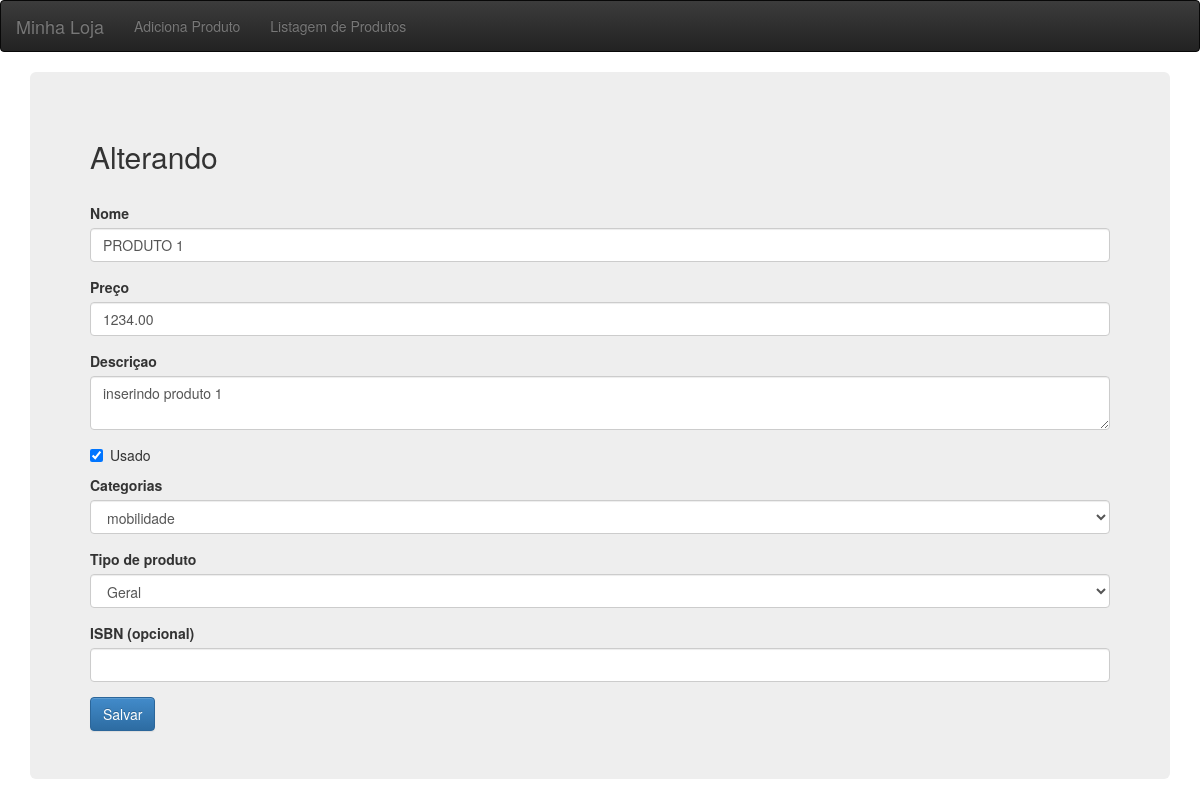
The app's page /produto-formulario.php?id=1 (signed in) with its own data.
### tables this page shows
CREATE TABLE IF NOT EXISTS `produtos` (
  `id` int(11) NOT NULL AUTO_INCREMENT,
  `nome` varchar(255) DEFAULT NULL,
  `preco` decimal(10,2) DEFAULT NULL,
  `descricao` text,
  `isbn` varchar(255) DEFAULT NULL,
  `usado` tinyint(1) DEFAULT '0',
  `categoria_id` int(11) DEFAULT NULL,
  PRIMARY KEY (`id`)
);

### ProdutoDao.php (called while the page is built, shortened)
<?php
class ProdutoDao {
    private $conexao;
    function __construct($conexao){
        $this->conexao=$conexao;
    }
    function busca($id){
        $query = "SELECT p.*, c.nome AS categoria_nome FROM produtos AS p JOIN categorias AS c ON p.categoria_id = c.id WHERE p.id={$id}";
        $result = mysqli_query($this->conexao, $query);
        $array = mysqli_fetch_assoc($result);
        if (trim($array['isbn'])!=="") {
            $produto = new Livro();
            $produto->setIsbn($array['isbn']);
        } else {
            $produto = new Produto();
        }
        $produto->setId($array['id']);
        $produto->setNome($array['nome']);
        $produto->setPreco($array['preco']);
        $produto->setDescricao($array['descricao']);
        $produto->setUsado($array['usado']);
        $categoria = new Categoria();
        $categoria->setId($array['categoria_id']);
        $categoria->setNome($array['categoria_nome']);
        $produto->setCategoria($categoria);
        return $produto;
    }
}

### Produto.php (called while the page is built, shortened)
<?php
    class Produto {
        private $nome;
        private $descricao;
        private $preco;
        private $usado;
        private $categoria;
        function getNome() {
            return $this->nome;
        }
        function setNome($nome) {
            $this->nome = $nome;
        }
        function getDescricao() {
            return $this->descricao;
        }
        function setDescricao($descricao) {
            $this->descricao = $descricao;
        }
        function getPreco() {
            return $this->preco;
        }
        function setPreco($preco) {
            $this->preco = $preco;
        }
        function getUsado() {
           return $this->usado;
        }
        function setUsado($usado) {
            $this->usado = $usado;
        }
        function getCategoria() {
           return $this->categoria;
        }
        function setCategoria($categoria) {
            $this->categoria = $categoria;
        }
        function temIsbn(){
            return $this instanceof Livro;
        }
      }
?>

### CategoriaDao.php (called while the page is built, shortened)
<?php
class CategoriaDao {
    private $conexao;
    function __construct($conexao){
        $this->conexao = $conexao;
    }
    function lista(){
        $categorias = array();
        $query = "SELECT * FROM categorias";
        $result = mysqli_query($this->conexao, $query);
        while($array = mysqli_fetch_assoc($result)){
            $categoria = new Categoria();
            $categoria->setId($array['id']);
            $categoria->setNome($array['nome']);
            array_push($categorias,$categoria);
        }
        return $categorias;
    }
}
?>

### Categoria.php (called while the page is built)
<?php
    class Categoria{
        private $id;
        private $nome;
        function getId() {
            return $this->id;
        }
        function setId($id) {
            $this->id = $id;
        }
        function getNome() {
            return $this->nome;
        }
        function setNome($nome) {
            $this->nome = $nome;
        }
    }
?>

### produto-formulario.php (the view, shortened to what this page needs)
<?php
    require_once "conecta.php";
    $categoriaDao = new CategoriaDao($conexao);
    $categorias = $categoriaDao->lista();
    $produto = new Produto();
    $produto->setCategoria(new Categoria());
    $action = 'adiciona-produto.php';
    $ehAlteracao = false;
    $usado = '';
    if (isset($_REQUEST['id'])) {
        $action = 'altera-produto.php';
        $ehAlteracao = true;
        $produtoDao = new ProdutoDao($conexao);
        $produto = $produtoDao->busca($_REQUEST['id']);
        $usado = $produto->getUsado()?"checked":"";
    }
?>
<?php require_once "includes/cabecalho.php"; ?>
<div Class="jumbotron">
    <h2><?=$ehAlteracao?"Alterando":"Incluindo"?></h2>
    <br>
    <form action="<?=$action?>" method="POST">
        <div class="form-group">
            <label for="">Nome</label>
            <input type="text" name="nome" class="form-control" value="<?=$produto->getNome()?>">
        </div>
        <div class="form-group">
            <label for="">Preço</label>
            <input type="number" name="preco" class="form-control" value="<?=$produto->getPreco()?>">
        </div>
        <div class="form-group">
            <label for="">Descriçao</label>
            <textarea name="descricao" class="form-control"><?=$produto->getDescricao()?></textarea>
        </div>
        <div class="checkbox">
            <label for="">
                <input type="checkbox" name="usado" <?=$usado?> > Usado
            </label>
        </div>
        <div class="form-group">
            <label for="">Categorias</label>
            <select class="form-control" name="categoria_id" id="">
                <?php foreach($categorias as $categoria){
                    $select= $categoria->getId()==$produto->getCategoria()->getId()?"selected":"";
                ?>
                    <option value="<?=$categoria->getId()?>" <?=$select?>>  <?=$categoria->getNome()?>  </option>
                <?php } ?>
            </select>
        </div>
        <div class="form-group">
            <label for="">Tipo de produto</label>
            <select name="tipoProduto" class="form-control" id="">
                    <option value="geral" <?=!$produto->temIsbn() ? "selected" : ""?>>Geral</option>
            </select>
        </div>
        <div class="form-group">
            <label for="">ISBN (opcional)</label>
            <?php if ($produto->temIsbn()) {
                $isbn= $produto->getIsbn();
            } else {
                $isbn="";
            } ?>
            <input class="form-control" name="isbn" value="<?=$isbn?>">
        </div>
        <input type="submit" value="Salvar" class="btn btn-primary">
    </form>
</div>
<?php require_once "includes/rodape.php"; ?>

### records on screen
produtos: nome "PRODUTO 1", preco "1234.00", descricao "inserindo produto 1"

### other values on screen
form field categoria_id "mobilidade"
